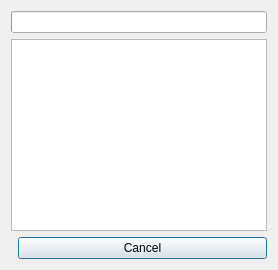
<?xml version="1.0" encoding="UTF-8"?>
<ui version="4.0">
    <class>ScheduleProgressDialog</class>
    <widget class="QDialog" name="ScheduleProgressDialog">
        <property name="windowTitle">
            <string>Progress</string>
        </property>
        <layout class="QVBoxLayout">
            <item>
                <widget class="QProgressBar" name="progressBar">
                    <property name="minimum">
                        <number>0</number>
                    </property>
                    <property name="maximum">
                        <number>100</number>
                    </property>
                </widget>
            </item>
            <item>
                <widget class="QTextEdit" name="textEditLog">
                    <property name="readOnly">
                        <bool>true</bool>
                    </property>
                </widget>
            </item>
            <item>
                <layout class="QHBoxLayout">
                    <item>
                        <spacer name="horizontalSpacer">
                            <property name="orientation">
                                <enum>Qt::Horizontal</enum>
                            </property>
                        </spacer>
                    </item>
                    <item>
                        <widget class="QPushButton" name="buttonCancel">
                            <property name="text">
                                <string>Cancel</string>
                            </property>
                        </widget>
                    </item>
                </layout>
            </item>
        </layout>
    </widget>
    <resources />
    <connections />
</ui>
